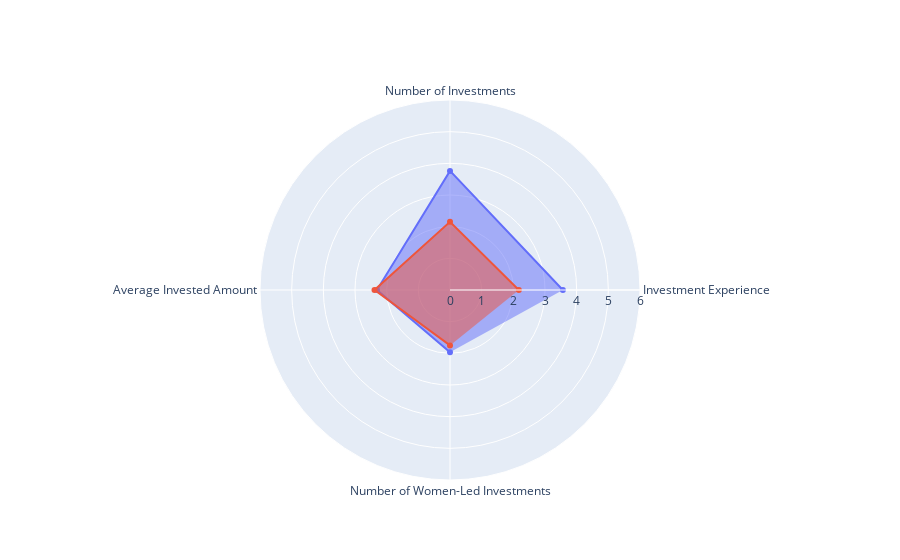

Write notebook code for a chart like this one.
### Code cell
import plotly.graph_objects as go

funcs=['mean', 'std', 'count']
groups=['survey']
columns=['inv_time', 'inv_num', 'inv_amount_average', 'women_led_inv']

df_stats=basic_stats(funcs, groups, columns)

categories=['Investment Experience', 'Number of Investments', 'Average Invested Amount', 'Number of Women-Led Investments']
r1=df_stats[df_stats[groups[0]]=='BA']['mean']
r2=df_stats[df_stats[groups[0]]=='CI']['mean']

fig = go.Figure()

fig.add_trace(go.Scatterpolar(
      r=r1,
      theta=categories,
      fill='toself',
      name='Business Angel'
))
fig.add_trace(go.Scatterpolar(
      r=r2,
      theta=categories,
      fill='toself',
      name='Crowdfunding'
))

fig.update_layout(
  polar=dict(
    radialaxis=dict(
      visible=True,
      range=[0, 6]
    )),
  showlegend=False
)

fig.show()

### Figure 1 — Plotly figure (JSON) as saved in the notebook; plotly's stock layout.template omitted (floating-point values rounded to 4 significant figures)
{"data": [{"fill": "toself", "name": "Business Angel", "r": [3.564, 3.761, 2.307, 1.966], "theta": ["Investment Experience", "Number of Investments", "Average Invested Amount", "Number of Women-Led Investments"], "type": "scatterpolar"}, {"fill": "toself", "name": "Crowdfunding", "r": [2.174, 2.154, 2.385, 1.75], "theta": ["Investment Experience", "Number of Investments", "Average Invested Amount", "Number of Women-Led Investments"], "type": "scatterpolar"}], "layout": {"polar": {"radialaxis": {"range": [0, 6], "visible": true}}, "showlegend": false}}
